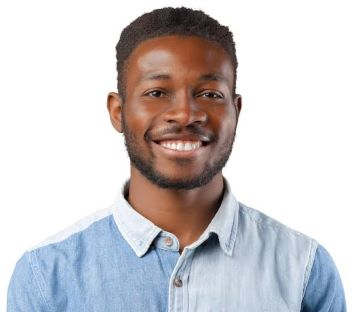
#> input picture data/originales/image1.jpg, 353 x 312 px
$ python etape1.py
#> lines starting #> are read from the running program, lines starting #| are printed output that depends on the picture

# ============================================================
# TP MU-MISO : ETAPE 1
# Chargement des images, conversion en bits, modulation BPSK,
# transmission sans bruit et reconstruction des images.
# A ce stade, le canal radio MU-MISO et le précodage ZF
# ne sont pas encore utilises.
# ============================================================

# Importer Path pour construire des chemins de fichiers fiables.
from pathlib import Path

# Importer NumPy pour manipuler les tableaux de pixels et les bits.
import numpy as np

# Importer Image pour lire et convertir les images JPEG.
from PIL import Image

# Importer pyplot pour afficher les images et les resultats.
import matplotlib.pyplot as plt


# ------------------------------------------------------------
# 1. DEFINIR LES PARAMETRES DU PROGRAMME
# ------------------------------------------------------------

# Recuperer le dossier dans lequel se trouve ce script Python.
DOSSIER_PROJET = Path(__file__).resolve().parent.parent

# Indiquer le dossier contenant les quatre images.
DOSSIER_IMAGES = DOSSIER_PROJET / "data" / "originales"

# Indiquer les noms des fichiers images.
# Remplacer ces noms par les noms reels de vos fichiers.
noms_images = [
    "image1.jpg",
    "image2.jpg",
    "image3.jpg",
    "image4.jpg"
]

# Le nombre d'utilisateurs correspond au nombre d'images.
K = len(noms_images)

# Creer des listes pour conserver les donnees de chaque utilisateur.
images_gris = []
bits_originaux = []
symboles_emis = []
bits_recus = []
images_reconstruites = []
ber_utilisateurs = []
dimensions_images = []


# ------------------------------------------------------------
# 2. CHARGER LES IMAGES ET LES CONVERTIR EN NIVEAUX DE GRIS
# ------------------------------------------------------------

# Parcourir les quatre fichiers, un utilisateur a la fois.
for k, nom in enumerate(noms_images):

    # Construire le chemin complet du fichier image.
    chemin_image = DOSSIER_IMAGES / nom

    # Verifier que le fichier existe avant de le charger.
    if not chemin_image.is_file():
        raise FileNotFoundError(
            f"Image introuvable : {chemin_image}\n"
            "Verifiez le nom du fichier et le dossier images."
        )

    # Ouvrir l'image JPEG.
    with Image.open(chemin_image) as image:

        # Convertir l'image en niveaux de gris.
        # Chaque pixel est alors un entier entre 0 et 255.
#> image is the input picture: PIL image 353x312 RGB; mean R, G, B 205.4, 202, 204.4
        image_gris = image.convert("L")
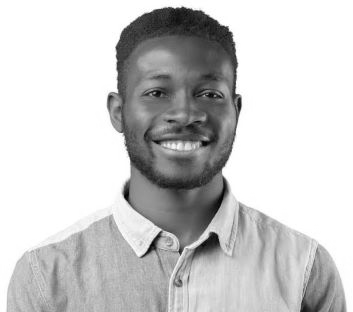
#> image_gris: PIL image 353x312 L; min 2, max 255, mean 203.3

        # Convertir l'image en tableau NumPy de pixels uint8.
        tableau_pixels = np.array(image_gris, dtype=np.uint8)

    # Recuperer la hauteur et la largeur de l'image.
    hauteur, largeur = tableau_pixels.shape
#> hauteur = 312; largeur = 353

    # Conserver l'image et ses dimensions.
    images_gris.append(tableau_pixels)
    dimensions_images.append((hauteur, largeur))

    # Afficher les informations utiles pour cet utilisateur.
    print(f"\nUtilisateur {k + 1}")
    print(f"Fichier : {nom}")
    print(f"Dimensions : {hauteur} x {largeur} pixels")
#| Dimensions : 312 x 353 pixels
    print(f"Nombre de pixels : {hauteur * largeur}")
#| Nombre de pixels : 110136
#> pass 2 of the loop `for k, nom in enumerate(noms_images):`:
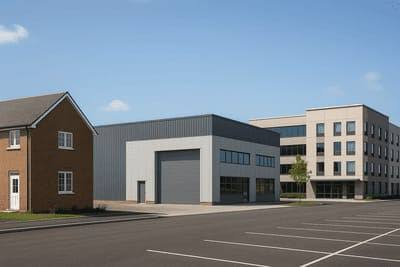
#> input picture data/originales/image2.jpg, 400 x 267 px
#> image is the input picture: PIL image 400x267 RGB; mean R, G, B 121.7, 133.7, 145.6
#> `image_gris = image.convert("L")`:
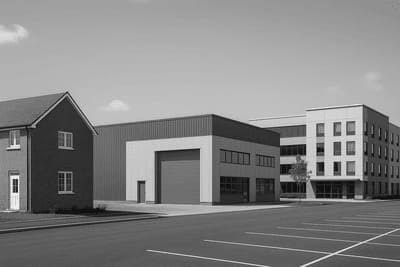
#> image_gris: PIL image 400x267 L; min 3, max 254, mean 131.5
#| Dimensions : 267 x 400 pixels
#| Nombre de pixels : 106800
#> pass 3 of the loop `for k, nom in enumerate(noms_images):`:
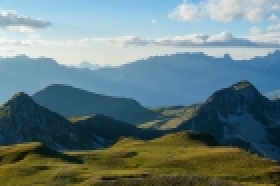
#> input picture data/originales/image3.jpg, 140 x 93 px (shown 2 times larger)
#> image is the input picture: PIL image 140x93 RGB; mean R, G, B 102.7, 125.7, 128.3
#> `image_gris = image.convert("L")`:
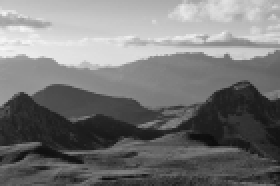
#> image_gris: PIL image 140x93 L (shown 2 times larger); min 12, max 247, mean 119.1
#| Dimensions : 93 x 140 pixels
#| Nombre de pixels : 13020
#> the loop made 4 passes; the first 3 are shown


# ------------------------------------------------------------
# 3. CONVERTIR LES PIXELS EN BITS
# ------------------------------------------------------------

# Traiter chaque image indépendamment.
for k, image in enumerate(images_gris):

    # Transformer l'image 2D en une suite 1D de pixels.
    pixels = image.flatten()

    # Convertir chaque pixel de 8 bits en ses 8 bits individuels.
    # Par exemple, le pixel 5 devient 00000101.
    bits = np.unpackbits(pixels)

    # Conserver la sequence binaire de cet utilisateur.
    bits_originaux.append(bits)

    # Afficher le nombre de bits obtenus.
    print(
        f"Utilisateur {k + 1} : "
        f"{len(bits)} bits"
    )


# ------------------------------------------------------------
# 4. MODULER LES BITS EN BPSK
# ------------------------------------------------------------

# Convention choisie :
# bit 0 -> symbole -1
# bit 1 -> symbole +1

# Traiter les flux binaires des utilisateurs.
for k, bits in enumerate(bits_originaux):

    # Convertir les bits 0 et 1 en symboles BPSK -1 et +1.
    symboles = 2.0 * bits.astype(np.float64) - 1.0

    # Conserver les symboles emis.
    symboles_emis.append(symboles)

    # Afficher le nombre de symboles emis.
    # En BPSK, un bit correspond a un symbole.
    print(
        f"Utilisateur {k + 1} : "
        f"{len(symboles)} symboles BPSK"
    )


# ------------------------------------------------------------
# 5. SIMULER UNE TRANSMISSION SANS BRUIT
# ------------------------------------------------------------

# Dans ce premier test ideal, le canal est l’identité :
# le récepteur obtient exactement les symboles émis.
# Aucun bruit, aucune attenuation et aucune interférence.
for k, symboles in enumerate(symboles_emis):

    # Copier les symboles émis pour representer les symboles reçus.
    symboles_recus = symboles.copy()

    # Conserver les symboles reçus.
    # Le symbole n'est pas modifié durant cette transmission idéale.
    # Nous allons ensuite démoduler ces symboles.


    # --------------------------------------------------------
    # 6. DÉMODULER LES SYMBOLES BPSK
    # --------------------------------------------------------

    # Si le symbole est négatif, decider que le bit est 0.
    # Sinon, decider que le bit est 1.
    bits = (symboles_recus >= 0).astype(np.uint8)

    # Conserver les bits démodulés.
    bits_recus.append(bits)


# ------------------------------------------------------------
# 7. CALCULER LE TAUX D'ERREUR BINAIRE (BER)
# ------------------------------------------------------------

# Comparer les bits originaux et les bits démodulés.
for k in range(K):

    # Compter le nombre de bits différents.
    nombre_erreurs = np.count_nonzero(
        bits_originaux[k] != bits_recus[k]
    )

    # Compter le nombre total de bits transmis.
    nombre_bits = len(bits_originaux[k])

    # Calculer le BER : erreurs / nombre total de bits.
    ber = nombre_erreurs / nombre_bits

    # Conserver le BER de cet utilisateur.
    ber_utilisateurs.append(ber)

    # Afficher le résultat.
    print(f"\nUtilisateur {k + 1}")
    print(f"Nombre de bits : {nombre_bits}")
    print(f"Nombre d'erreurs : {nombre_erreurs}")
    print(f"BER = {ber:.8f}")


# ------------------------------------------------------------
# 8. RECONSTRUIRE LES IMAGES A PARTIR DES BITS RECUS
# ------------------------------------------------------------

# Traiter chaque utilisateur.
for k in range(K):

    # Récupérer les dimensions originales de l'image en niveaux
    # de gris pour cet utilisateur.
    hauteur, largeur = dimensions_images[k]

    # Regrouper chaque ensemble de 8 bits en un pixel uint8.
    pixels_recus = np.packbits(bits_recus[k])

    # Remettre les pixels dans leur forme d'image 2D.
    image_reconstruite = pixels_recus.reshape(
        hauteur, largeur
    )

    # Conserver l'image reconstruite.
    images_reconstruites.append(image_reconstruite)

    # Comparer pixel par pixel les images en niveaux de gris.
    identiques = np.array_equal(
        images_gris[k],
        image_reconstruite
    )

    # Afficher le résultat de la comparaison.
    print(f"\nUtilisateur {k + 1}")
    print(f"Images identiques : {identiques}")


# ------------------------------------------------------------
# 9. AFFICHER LES IMAGES ORIGINALES ET RECONSTRUITES
# ------------------------------------------------------------

# Créer une figure avec 4 lignes et 2 colonnes.
# Chaque ligne correspond a un utilisateur.
# Colonne gauche : image en niveaux de gris originale.
# Colonne droite : image reconstruite apres transmission.
fig, axes = plt.subplots(
    nrows=K,
    ncols=2,
    figsize=(10, 4 * K),
    constrained_layout=True
)

# Parcourir les utilisateurs pour remplir la figure.
for k in range(K):

    # Afficher l'image originale en niveaux de gris.
    axes[k, 0].imshow(images_gris[k], cmap="gray", vmin=0, vmax=255)
    axes[k, 0].set_title(f"Utilisateur {k + 1} - Originale")

    # Afficher l'image reconstruite.
    axes[k, 1].imshow(
        images_reconstruites[k],
        cmap="gray",
        vmin=0,
        vmax=255
    )
    axes[k, 1].set_title(
        f"Utilisateur {k + 1} - Reconstruite"
    )

    # Retirer les axes pour mieux voir les images.
    axes[k, 0].axis("off")
    axes[k, 1].axis("off")

# Afficher la figure.
plt.show()
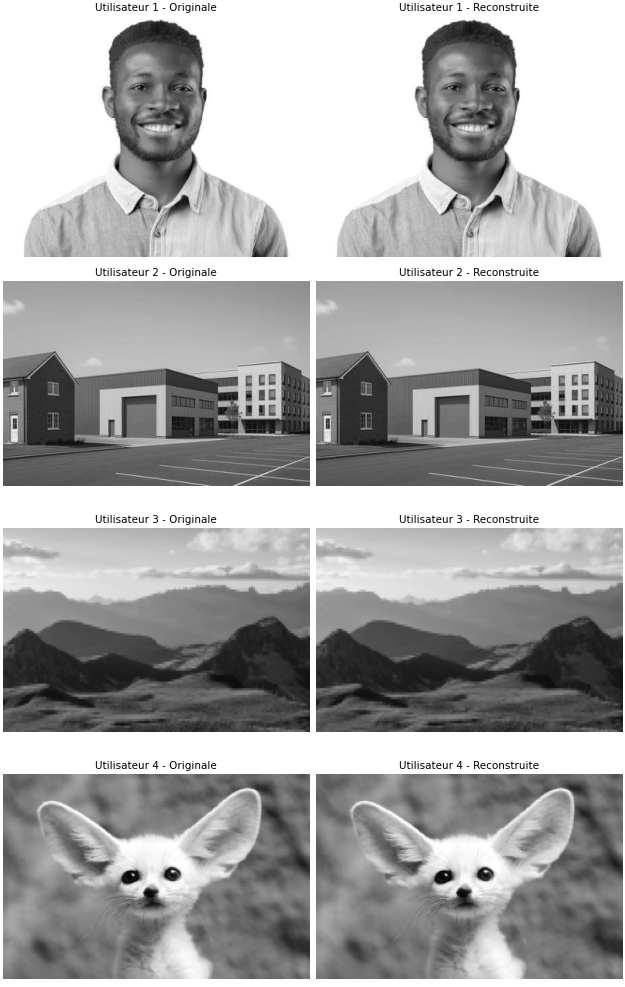
#> figure drawn by matplotlib, 8 panels


# ------------------------------------------------------------
# 10. VERIFICATION FINALE
# ------------------------------------------------------------

# Verifier que tous les BER sont nuls.
tous_les_ber_sont_nuls = all(
    ber == 0.0 for ber in ber_utilisateurs
)

# Verifier que les quatre images ont ete reconstruites exactement.
toutes_les_images_sont_identiques = all(
    np.array_equal(images_gris[k], images_reconstruites[k])
    for k in range(K)
)

# Afficher le bilan final.
print("\n==========================================")
print("BILAN DE LA PREMIERE ETAPE")
print("==========================================")
print(f"Nombre d'utilisateurs : {K}")
print(f"Tous les BER sont nuls : {tous_les_ber_sont_nuls}")
print(
    "Toutes les images sont identiques : "
    f"{toutes_les_images_sont_identiques}"
)

# Signaler si les deux tests ont reussi.
if tous_les_ber_sont_nuls and toutes_les_images_sont_identiques:
    print("SUCCES : la chaine numerique ideale est validee.")
else:
    print("ECHEC : verifier les conversions et les dimensions.")
